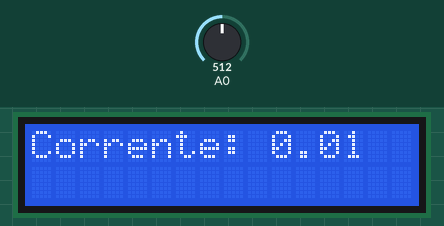
Recording of a sketch running on a simulated Arduino Uno, built with avr-gcc and run on an emulated ATmega328P. Parts: 16×2 character LCD. Inputs (shaded band) come from the test bench; at power-on: A0 = 512.

Above: at 1.2 s.
1.3 s: A0 set to 716
At 1.6 s:
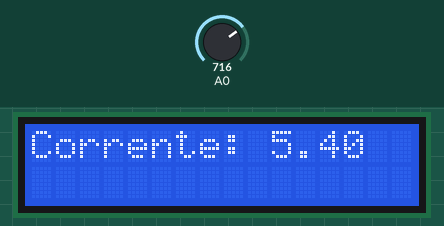
2.8 s: A0 set to 900
At 4.1 s:
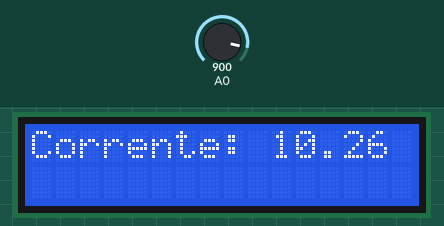
4.4 s: A0 set to 1023
At 5.7 s:
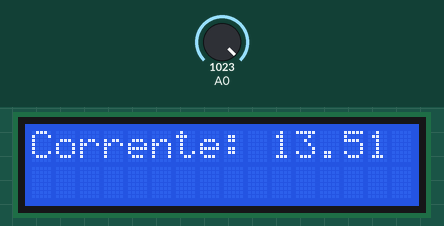
Timing chart, 0 to 7.4 s (numbered marks = the images above; inputs shaded):
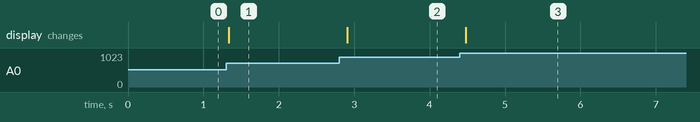

The sketch:

Projeto_137_Logger_de_Corrente_com_LCD.ino
```cpp
// Projeto 137 - Logger de Corrente com LCD
// Arduino Uno | Arduino Neon Lab

#include <Wire.h>
 #include <LiquidCrystal_I2C.h>

 LiquidCrystal_I2C lcd(0x27,16,2);
 void setup(){ lcd.init(); lcd.backlight(); }
 void loop(){
   float tensao = analogRead(A0) * 5.0 / 1023.0;
   float corrente = (tensao - 2.5) / 0.185;
   lcd.setCursor(0,0); lcd.print("Corrente: "); lcd.print(corrente);
   delay(300);
 }
```

Measured:
- after the input at 1.3 s, the display: changes at once (image 1)
- after the input at 2.8 s, the display: changes after 0.11 s (image 2)
- after the input at 4.4 s, the display: changes after 0.08 s (image 3)
